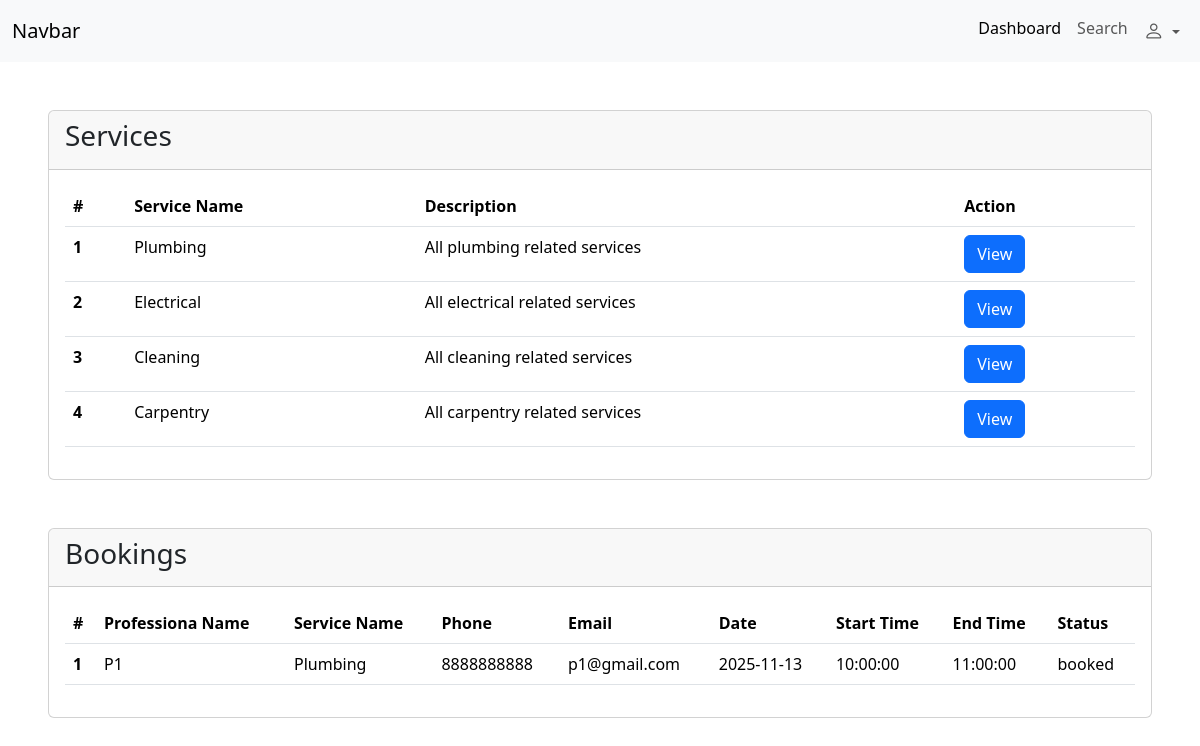
The app's page /customer/dashboard (signed in), older data.
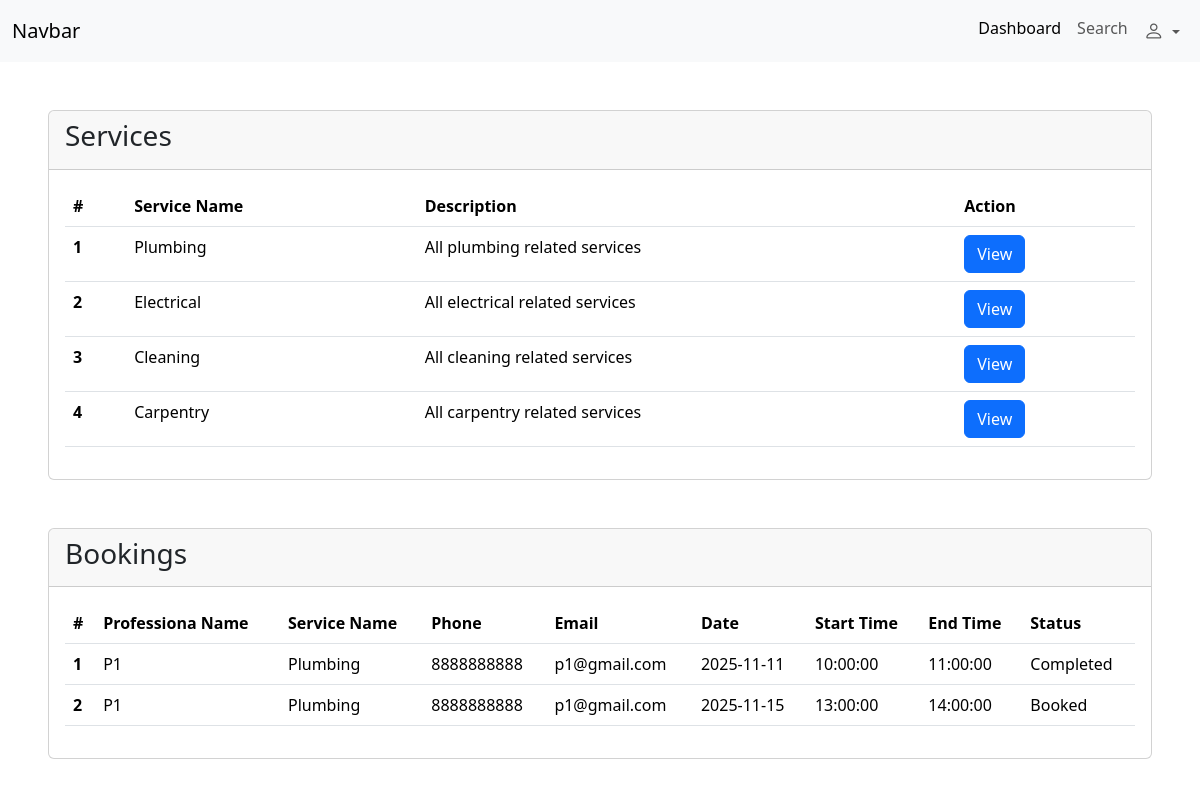
The same page, newer data.
### backend/models.py (models this page shows, shortened)
class ServiceCategory(db.Model , UserMixin):
    __tablename__ = 'service_category'
    id = db.Column(db.Integer, primary_key=True)
    name = db.Column(db.String, unique=True, nullable=False)
    description = db.Column(db.String, nullable=True)
    professionals  = db.relationship("Professional", backref="service_category" , cascade="all, delete-orphan" )
    bookings = db.relationship("Booking" , backref="service_category" , cascade="all, delete-orphan")

class Booking(db.Model):
    __tablename__ = 'booking'
    id = db.Column(db.Integer, primary_key=True)
    customerid = db.Column(db.Integer, db.ForeignKey('customer.id'), nullable=False)
    professionalid = db.Column(db.Integer, db.ForeignKey('professional.id'), nullable=False)
    servicecategoryid = db.Column(db.Integer, db.ForeignKey('service_category.id'), nullable=False)
    booking_date = db.Column(db.Date, nullable=False)
    start_time = db.Column(db.Time, nullable=False)
    end_time = db.Column(db.Time, nullable=False)
    status = db.Column(db.String, nullable=False, default='pending')
    slot_id = db.Column(db.Integer, db.ForeignKey('professional_availability.id'), nullable=True)

class Professional(db.Model,UserMixin):
    __tablename__ = 'professional'
    id = db.Column(db.Integer, primary_key=True)
    name = db.Column(db.String, nullable=False)
    servicecategoryid = db.Column(db.Integer, db.ForeignKey('service_category.id'), nullable=False)
    email = db.Column(db.String, unique=True, nullable=False)
    password = db.Column(db.String, nullable=False)
    phone = db.Column(db.String, nullable=True)
    experience = db.Column(db.Integer, nullable=True)
    status = db.Column(db.String,nullable=True)
    recived_bookings = db.relationship("Booking", backref="professional" ,cascade="all, delete-orphan" )
    availabilities = db.relationship("ProfessionalAvailability", backref="professional" , cascade="all, delete-orphan" )

### backend/routes.py (the view)
@app.route("/customer/dashboard" , methods=["GET" , "POST"] )
@login_required
def customer_bookings():
    if isinstance(current_user , Customer):
        if request.method=="GET" :
            bookings = db.session.query(Booking).filter_by(customerid=current_user.id).all()
            all_cats = db.session.query(ServiceCategory).all()
            return render_template("customer/dashboard.html" , allcats=all_cats , bookings=bookings)
    else:
        return "Unauthorized" , 403

### app.py (called while the page is built)
def create_app():
    app  = Flask(__name__)
    app.config["SQLALCHEMY_DATABASE_URI"] = "sqlite:///my_db.sqlite3"
    db.init_app(app)
    app.app_context().push()
    app.config['SECRET_KEY'] = 'supersecretkey'
    login_manager = LoginManager(app)
    @login_manager.user_loader
    def load_user(email):
        user = db.session.query(Customer).filter_by(email=email).first()  or \
                db.session.query(Admin).filter_by(email=email).first() or \
                db.session.query(Professional).filter_by(email=email).first()
        return user
    return app

### templates/customer/dashboard.html (shortened to what this page needs)
<!DOCTYPE html>
<html lang="en">
<head>
    <link href="https://cdn.jsdelivr.net/npm/bootstrap@5.3.8/dist/css/bootstrap.min.css" rel="stylesheet"
>
    <link rel="stylesheet" href="https://cdn.jsdelivr.net/npm/bootstrap-icons@1.13.1/font/bootstrap-icons.min.css">
</head>
<body>
    <nav class="navbar navbar-expand-lg bg-body-tertiary">
        <div class="container-fluid">
            <a class="navbar-brand" href="#">Navbar</a>
            <div class="collapse navbar-collapse" id="navbarSupportedContent">
                <ul class="navbar-nav  mb-2 mb-lg-0 ms-auto">
                    <li class="nav-item">
                        <a class="nav-link active" aria-current="page" href="#">Dashboard</a>
                    </li>
                    <li class="nav-item">
                        <a class="nav-link " aria-disabled="true">Search</a>
                    </li>
                    <li class="nav-item dropdown">
                        <a class="nav-link dropdown-toggle" href="#" role="button" data-bs-toggle="dropdown"
                            aria-expanded="false">
                            <i class="bi bi-person fs-5"></i>
                        </a>
                    </li>
                </ul>
            </div>
        </div>
    </nav>
    <div class="card mt-5 ms-5 me-5">
        <div class="card-header d-flex">
            <h3>Services</h3>
        </div>
        <div class="card-body">
            <table class="table">
                <thead>
                    <tr>
                        <th scope="col">#</th>
                        <th scope="col">Service Name</th>
                        <th scope="col">Description</th>
                        <th scope="col">Action</th>
                    </tr>
                </thead>
                <tbody>
                    {% for cat in allcats %}
                    <tr>
                        <th scope="row">{{loop.index}}</th>
                        <td>{{cat.name}}</td>
                        <td>{{cat.description}}</td>
                        <td>
                            <a href="/service/{{cat.id}}" class="btn btn-primary">View</a>
                        </td>
                    </tr>
                    {% endfor %}
                </tbody>
            </table>
        </div>
    </div>
    <div class="card mt-5 ms-5 me-5">
        <div class="card-header d-flex">
            <h3>Bookings</h3>
        </div>
        <div class="card-body">
            <table class="table">
                <thead>
                    <tr>
                        <th scope="col">#</th>
                        <th scope="col">Professiona Name</th>
                        <th scope="col">Service Name</th>
                        <th scope="col">Phone</th>
                        <th scope="col">Email</th>
                        <th scope="col">Date</th>
                        <th scope="col">Start Time</th>
                        <th scope="col">End Time</th>
                        <th scope="col">Status</th>
                    </tr>
                </thead>
                <tbody>
                    {% for booking in bookings %}
                    <tr>
                        <th scope="row">{{loop.index}}</th>
                        <td>{{booking.professional.name}}</td>
                        <td>{{booking.service_category.name}}</td>
                        <td>{{booking.professional.phone}}</td>
                        <td>{{booking.professional.email}}</td>
                        <td>{{booking.booking_date}}</td>
                        <td>{{booking.start_time}}</td>
                        <td>{{booking.end_time}}</td>
                        <td>{{booking.status}}</td>
                    {% endfor%}
                </tbody>
            </table>
        </div>
    </div>
</body>
</html>

Row changes from the older to the newer data that the page shows:
changed Booking: booking_date "2025-11-13" → "2025-11-11"; status "booked" → "Completed"
added Booking: professional.name "P1", service_category.name "Plumbing", professional.phone "8888888888", professional.email "p1@gmail.com", booking_date "2025-11-15", start_time "13:00:00", end_time "14:00:00", status "Booked"
